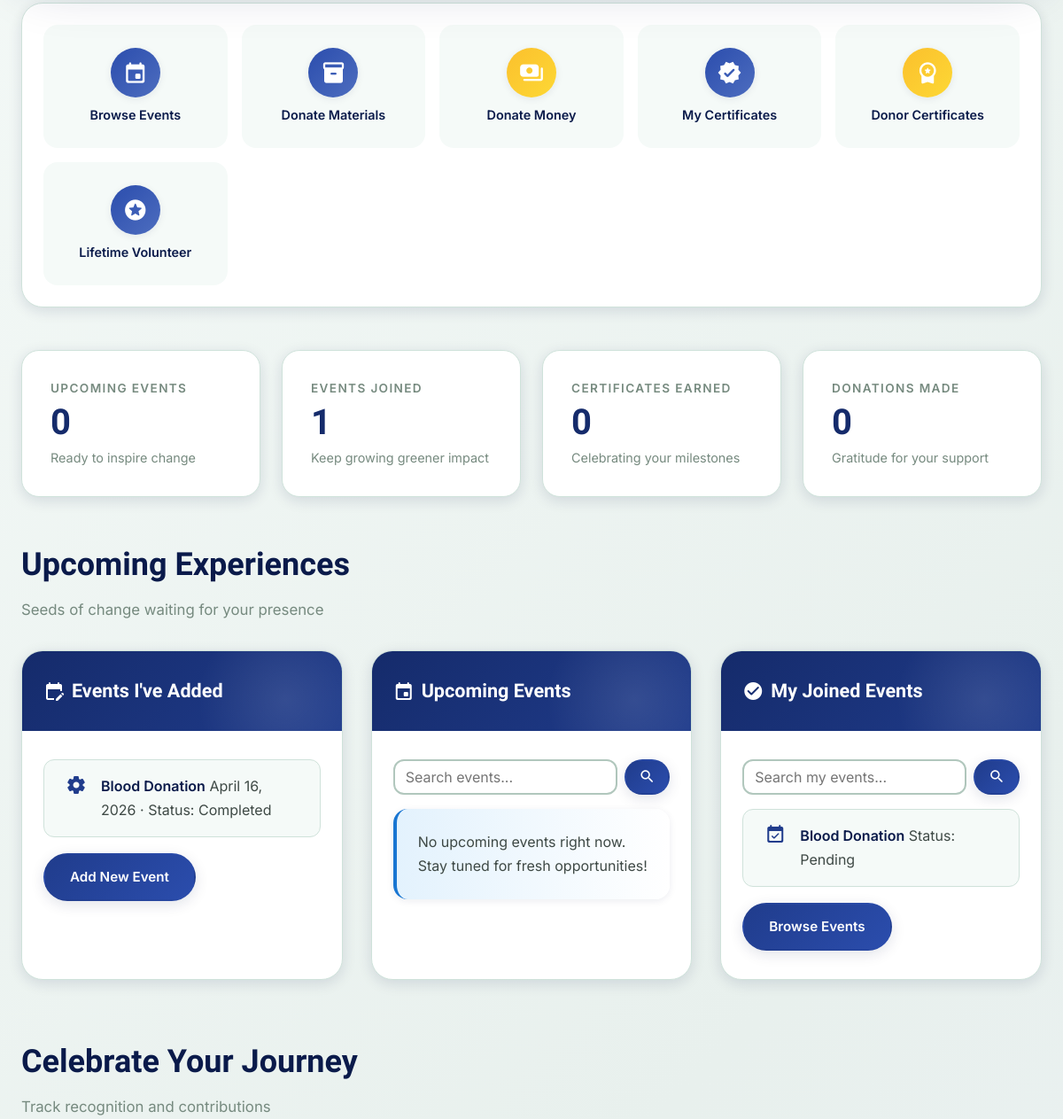
Before: /dashboard/ (signed in, middle part) with the older database file.
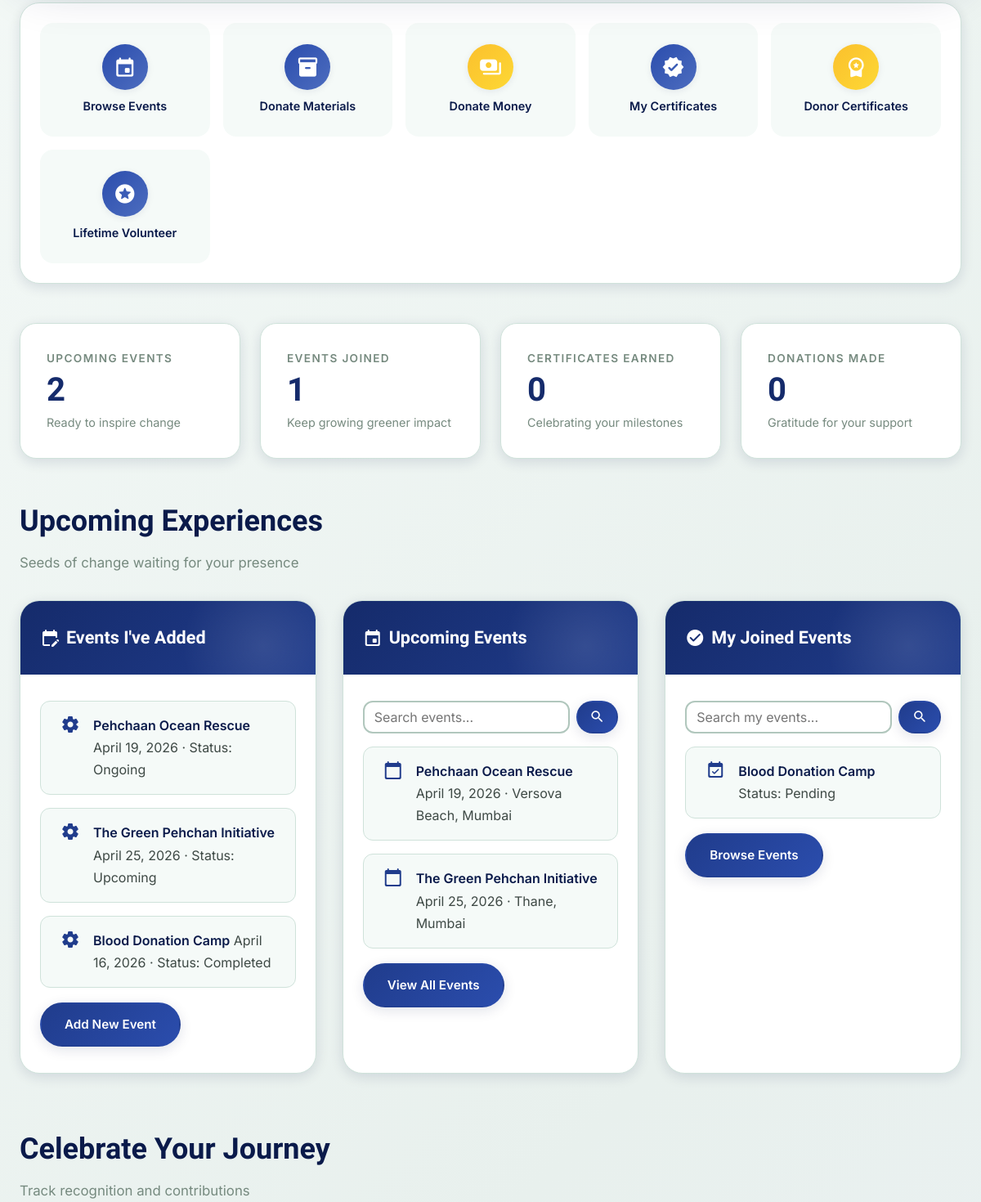
After: the same page with the newer database file.
### pehchan/models.py (models this page shows, shortened)
class Event(models.Model):
    STATUS_CHOICES = [
        ('upcoming', 'Upcoming'),
        ('ongoing', 'Ongoing'),
        ('completed', 'Completed'),
    ]
    name = models.CharField(max_length=200)
    description = models.TextField()
    event_date = models.DateField()
    location = models.CharField(max_length=200)
    image = models.ImageField(upload_to='event_images/', blank=True, null=True)
    status = models.CharField(max_length=20, choices=STATUS_CHOICES, default='upcoming')
    created_by = models.ForeignKey(
        User,
        on_delete=models.SET_NULL,
        null=True,
        blank=True,
        related_name='events_created'
    )
    created_at = models.DateTimeField(auto_now_add=True)
    updated_at = models.DateTimeField(auto_now=True)
    class Meta:
        ordering = ['-event_date']
    def get_status_display(self):
        today = timezone.now().date()
        if self.event_date < today:
            return 'Completed'
        elif self.event_date == today:
            return 'Ongoing'
        else:
            return 'Upcoming'

class EventVolunteer(models.Model):
    STATUS_CHOICES = [
        ('pending', 'Pending'),
        ('approved', 'Approved'),
    ]
    phone_regex = RegexValidator(
        regex=r'^\d{10}$',
        message="Contact number must be exactly 10 digits."
    )
    user = models.ForeignKey(User, on_delete=models.CASCADE, related_name='event_volunteers')
    event = models.ForeignKey(Event, on_delete=models.CASCADE, related_name='volunteers')
    contact_number = models.CharField(max_length=10, validators=[phone_regex], default='0000000000')
    joined_at = models.DateTimeField(auto_now_add=True)
    status = models.CharField(max_length=20, choices=STATUS_CHOICES, default='pending')
    class Meta:
        unique_together = ['user', 'event']
        ordering = ['-joined_at']

### pehchan/views.py (the view, shortened to what this page needs)
# urls.py: path('dashboard/', views.dashboard, name='dashboard'),
@login_required
def dashboard(request):
    user = request.user
    contact_form = ContactMessageForm()
    upcoming_search = request.GET.get('upcoming_search', '').strip()
    joined_search = request.GET.get('joined_search', '').strip()
    from django.utils import timezone
    today = timezone.now().date()
    upcoming_events = Event.objects.filter(event_date__gte=today).order_by('event_date')
    if upcoming_search:
        upcoming_events = upcoming_events.filter(
            Q(name__icontains=upcoming_search) |
            Q(description__icontains=upcoming_search) |
            Q(location__icontains=upcoming_search)
        )
    joined_events = EventVolunteer.objects.filter(user=request.user).select_related('event').order_by('-joined_at')
    if joined_search:
        joined_events = joined_events.filter(
            Q(event__name__icontains=joined_search) |
            Q(event__description__icontains=joined_search) |
            Q(event__location__icontains=joined_search)
        )
    certificates = Certificate.objects.filter(volunteer__user=request.user).select_related('event', 'volunteer').order_by('-issue_date')
    donor_certificates = DonorCertificate.objects.filter(user=request.user).select_related('material_donation', 'money_donation').order_by('-issue_date')
    material_donations = MaterialDonation.objects.filter(user=request.user).order_by('-created_at')
    money_donations = MoneyDonation.objects.filter(user=request.user).order_by('-created_at')
    is_lifetime_volunteer = hasattr(request.user, 'lifetime_volunteer') and request.user.lifetime_volunteer.status == 'approved'
    managed_events = None
    if request.user.is_staff:
        managed_events = Event.objects.filter(created_by=request.user).order_by('-created_at')[:5]
    context = {
        'upcoming_events': upcoming_events,
        'joined_events': joined_events,
        'managed_events': managed_events,
        'certificates': certificates,
        'donor_certificates': donor_certificates,
        'material_donations': material_donations,
        'money_donations': money_donations,
        'is_lifetime_volunteer': is_lifetime_volunteer,
        'upcoming_search': upcoming_search,
        'joined_search': joined_search,
        'contact_form': contact_form,
    }
    return render(request, 'dashboard.html', context)

### pehchan/forms.py
class ContactMessageForm(forms.ModelForm):
    class Meta:
        model = ContactMessage
        fields = ['name', 'email', 'message']
        widgets = {
            'name': forms.TextInput(attrs={
                'class': 'form-control',
                'placeholder': 'Name',
                'required': True
            }),
            'email': forms.EmailInput(attrs={
                'class': 'form-control',
                'placeholder': 'Email',
                'required': True
            }),
            'message': forms.Textarea(attrs={
                'class': 'form-control',
                'placeholder': 'Message',
                'rows': 5,
                'required': True
            }),
        }
        labels = {
            'name': 'Your Name',
            'email': 'Your Email',
            'message': 'Your Message'
        }

### templates/dashboard.html (shortened to what the changed rows need)
{% extends 'base.html' %}
{% block content %}
{% with upcoming_count=upcoming_events|length joined_count=joined_events|length certificate_count=certificates|length donor_cert_count=donor_certificates|length material_count=material_donations|length money_count=money_donations|length %}
<div class="metric-strip">
    <div class="metric-card">
        <span class="metric-label">Upcoming Events</span>
        <span class="metric-value">{{ upcoming_count }}</span>
        <span class="metric-footnote">Ready to inspire change</span>
    </div>
</div>
{% endwith %}
<div class="dashboard-section">
    <div class="dashboard-grid">
        {% if user.is_staff and managed_events %}
        <div class="surface-card">
            <div class="mdl-card__title">
                <h2 class="mdl-card__title-text"><span class="material-icons-round">edit_calendar</span> Events I've Added</h2>
            </div>
            <div class="mdl-card__supporting-text">
                <ul class="list-elevated">
                    {% for event in managed_events %}
                        <li>
                            <span class="material-icons-round">settings</span>
                            <div>
                                <a href="{% url 'event_detail' event.pk %}">{{ event.name }}</a>
                                <span class="metric-footnote">{{ event.event_date }} · Status: {{ event.get_status_display }}</span>
                            </div>
                        </li>
                    {% endfor %}
                </ul>
            </div>
        </div>
        {% endif %}
        <div class="surface-card">
            <div class="mdl-card__title">
                <h2 class="mdl-card__title-text"><span class="material-icons-round">event</span> Upcoming Events</h2>
            </div>
            <div class="mdl-card__supporting-text">
                {% if upcoming_events %}
                    <ul class="list-elevated">
                        {% for event in upcoming_events|slice:":3" %}
                            <li>
                                <span class="material-icons-round">calendar_today</span>
                                <div>
                                    <a href="{% url 'event_detail' event.pk %}">{{ event.name }}</a>
                                    <span class="metric-footnote">{{ event.event_date }} · {{ event.location }}</span>
                                </div>
                            </li>
                        {% endfor %}
                    </ul>
                    <div style="margin-top: 18px;">
                        <a href="{% url 'event_list' %}" class="pill-button pill-button--primary">View All Events</a>
                    </div>
                {% else %}
                    <div class="info-panel info-panel--sky">
                        <span>No upcoming events right now. Stay tuned for fresh opportunities!</span>
                    </div>
                {% endif %}
            </div>
        </div>
        <div class="surface-card">
            <div class="mdl-card__title">
                <h2 class="mdl-card__title-text"><span class="material-icons-round">check_circle</span> My Joined Events</h2>
            </div>
            <div class="mdl-card__supporting-text">
                {% if joined_events %}
                    <ul class="list-elevated">
                        {% for ev in joined_events|slice:":3" %}
                            <li>
                                <span class="material-icons-round">event_available</span>
                                <div>
                                    <a href="{% url 'event_detail' ev.event.pk %}">{{ ev.event.name }}</a>
                                    <span class="metric-footnote">Status: {{ ev.get_status_display }}</span>
                                </div>
                            </li>
                        {% endfor %}
                    </ul>
                {% else %}
                    <div class="info-panel">
                        <span>You haven't joined any events yet. Explore new experiences to grow the green movement.</span>
                        <a href="{% url 'event_list' %}" class="pill-button pill-button--primary">Browse Events</a>
                    </div>
                {% endif %}
            </div>
        </div>
    </div>
</div>
{% endblock %}

Changed rows visible on the page:
added Event: name "Pehchaan Ocean Rescue", event_date "April 19, 2026", status "Ongoing", location "Versova Beach, Mumbai"
added Event: name "The Green Pehchan Initiative", event_date "April 25, 2026", status "Upcoming", location "Thane, Mumbai"
changed Event "Completed": name "Blood Donation" → "Blood Donation Camp"
changed through a linked row, EventVolunteer "Pending": event.name "Blood Donation" → "Blood Donation Camp"
Other visible differences:
{{ upcoming_count }}: "0" → "2"
text no longer shown: "No upcoming events right now. Stay tuned for fresh opportunities!"
text now shown: "View All Events"
